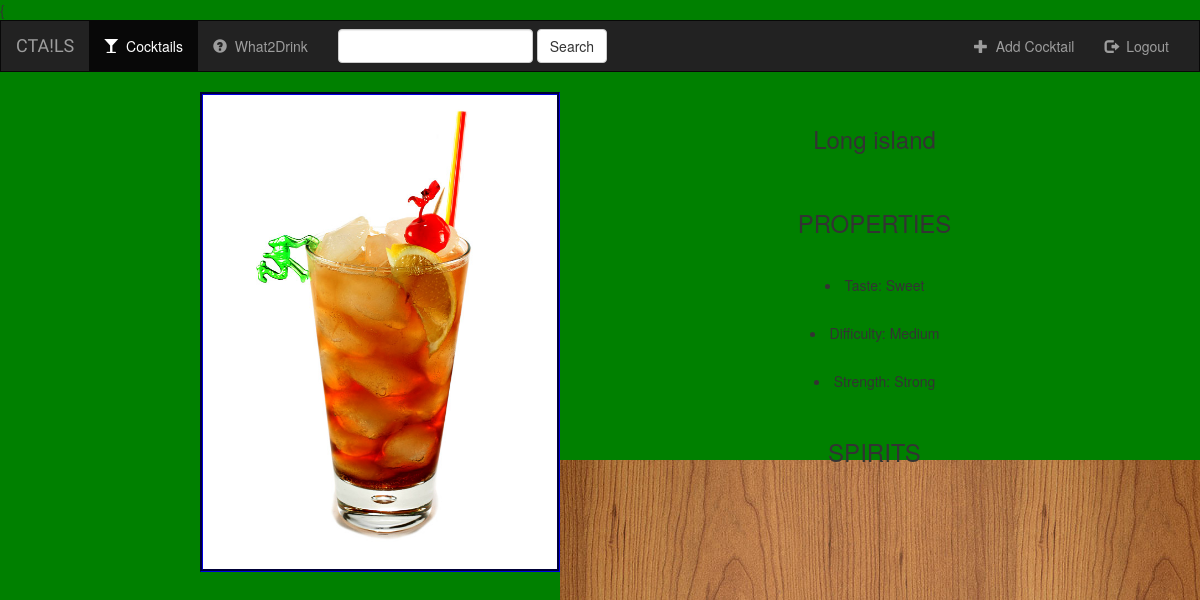
The page /cocktails/Long island/ on the database its author committed.
### cocktails/models.py (models this page shows, shortened)
class Cocktail(models.Model):
    taste = models.CharField(max_length=20)
    cocktail_name = models.CharField(max_length=50, primary_key='true')
    difficulty = models.CharField(max_length=20)
    cocktail_pic = models.FileField()
    strength = models.CharField(max_length=20)
    is_favorite = models.BooleanField(default=False)
    spirit1 = models.CharField(max_length=30, default='')
    spirit2 = models.CharField(max_length=30, default='')
    spirit3 = models.CharField(max_length=30, default='')
    spirit4 = models.CharField(max_length=30, default='')
    spirit5 = models.CharField(max_length=30, default='')

### cocktails/views.py (the view)
# urls.py: path('<str:pk>/', views.DetailView.as_view(), name='detail'),
class DetailView(generic.DetailView):
    model = Cocktail
    template_name = 'cocktails/detail.html'
    context_object_name = 'all_cocktails'

### cocktails/templates/cocktails/detail.html (shortened to what this page needs)
{{% extends 'cocktails/base.html' %}
{% block body %}
{% load staticfiles %}
<head>
    <link rel="stylesheet" type="text/css" href="{% static 'cocktails/detail.css' %}"/>
</head>
<body>
    <img src="{{ all_cocktails.cocktail_pic.url }}" height="480" width="360" align="left">
    <div id="name">
        <h3>{{ all_cocktails.cocktail_name }}</h3></div>
    <div id="name">
        <h3>PROPERTIES</h3></div>
    <div id="name2">
        <li>Taste: {{ all_cocktails.taste }}</li></div>
    <div id ="name2">
        <li>Difficulty: {{ all_cocktails.difficulty }}</li>
    </div>
    <div id="name2">
        <li>Strength: {{ all_cocktails.strength }}</li>
    </div>
    <div id="name">
        <h3>SPIRITS</h3>
    </div>
</body>
{% endblock %}

### cocktails/static/cocktails/style.css (style rules this page uses)
body { background: white url("images/123.jpg") no-repeat right bottom; }

### cocktails/static/cocktails/detail.css (style rules this page uses)
img { margin-left:200px; border: 3px groove darkblue; }
#name { text-align: center; padding:1em; }
#name2 { text-align:center; padding:1em; }
body { background: green url("images/123.jpg") no-repeat right bottom; }

### rows shown on the page
Cocktail: cocktail_pic (picture), cocktail_name "Long island", taste "Sweet", difficulty "Medium", strength "Strong"
